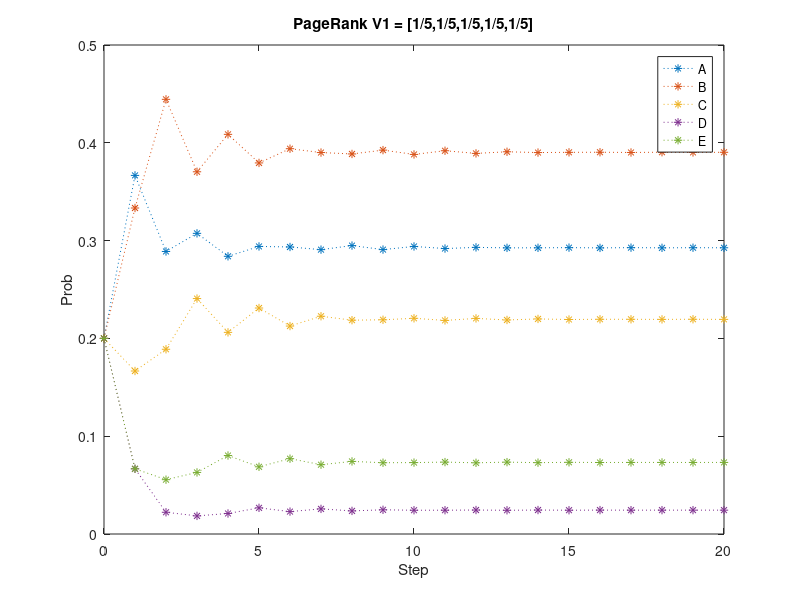
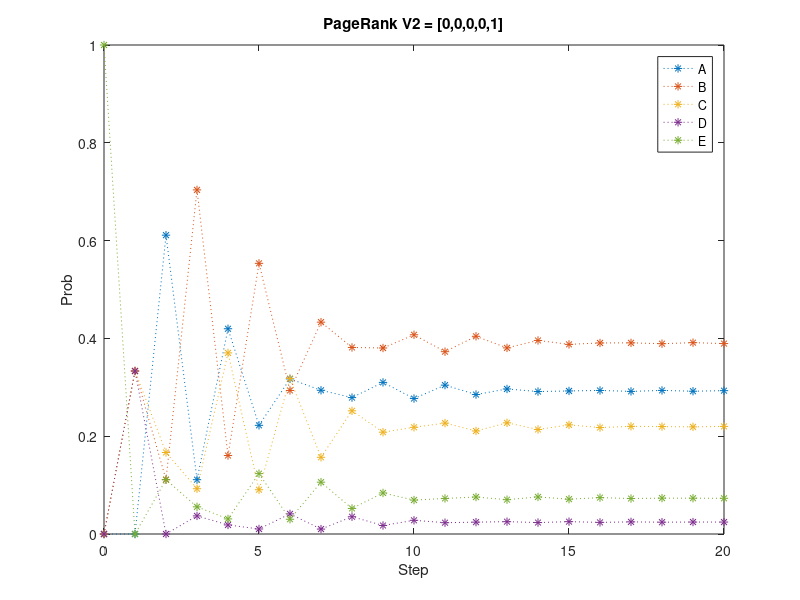

These charts were generated, in order, by the following MATLAB code:

 %% Part A
 n=20;
 nv=0:n;
L = [0,1,0,0,0;.5,0,0.5,0,0;1/3,1/3,0,0,1/3;1,0,0,0,0;0,1/3,1/3,1/3,0];
v1 = [.2,.2,.2,.2,.2];
Y(1,:) = v1;
for k=1:n
    Y(k+1,:) = Y(k,:)*L;
end
figure(4)
plot(nv,Y(:,1),'*:',nv,Y(:,2),'*:',nv,Y(:,3),'*:',nv,Y(:,4),'*:',nv,Y(:,5),'*:')
title('PageRank V1 = [1/5,1/5,1/5,1/5,1/5]')
xlabel('Step')
ylabel('Prob')
legend('A','B','C','D','E')

%% Part B 
 n=20;
 nv=0:n;
L = [0,1,0,0,0;.5,0,0.5,0,0;1/3,1/3,0,0,1/3;1,0,0,0,0;0,1/3,1/3,1/3,0];
v1 = [0,0,0,0,1];
Y(1,:) = v1;
for k=1:n
    Y(k+1,:) = Y(k,:)*L;
end
figure(5)
plot(nv,Y(:,1),'*:',nv,Y(:,2),'*:',nv,Y(:,3),'*:',nv,Y(:,4),'*:',nv,Y(:,5),'*:')
title('PageRank V2 = [0,0,0,0,1]')
xlabel('Step')
ylabel('Prob')
legend('A','B','C','D','E')


    
 




   
 

    
     
